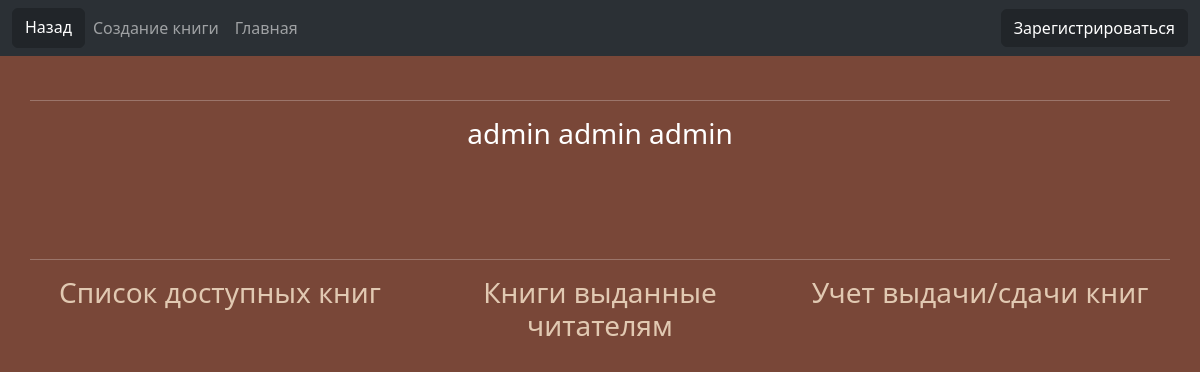
Page /2/ on the committed database.
### index/models.py (models this page shows, shortened)
class Users(models.Model):
    name = models.CharField(max_length=40, verbose_name=u'Имя')
    surname = models.CharField(max_length=40, verbose_name=u'Фамилия')
    patronymic = models.CharField(max_length=40, verbose_name=u'Отчество')

### index/views.py (the view)
# urls.py: path('<int:pk>/', views.user_page, name='user_page'),
def user_page(request, pk):
    user = Users.objects.get(id=pk)
    registration = Register_books.objects.all()
    context = {
        'registration': registration,
        'user': user,
    }
    return render(request, 'user_page.html', context)

### index/templates/user_page.html (shortened to what this page needs)
{% extends "base.html" %}
{% load static %}
{% block content %}
<link rel="stylesheet" href="{% static '/css/base.css' %}">
<div class="container" style="margin-top: 100px;">
    <div class="row">
        <hr>
        <h3 style="text-align:center;">{{ user.surname}}&nbsp;{{ user.name}}&nbsp;{{ user.patronymic}}</h3>
    </div>
</div>
{% if user.name == 'admin' %}
<div class="container" style="margin-top: 100px;">
    <div class="row" style="text-align:center;">
        <hr>
        <div class="col-md-4"><a class="users" href="{% url 'books' user.id %}"><h3>Список доступных книг</h3></a></div>
        <div class="col-md-4"><a class="users" href="{% url 'books_issued' user_id=user.id %}"><h3>Книги выданные
            читателям</h3></a></div>
        <div class="col-md-4"><a class="users" href="{% url 'user_accounting' user_pk=user.id %}"><h3>Учет выдачи/сдачи
            книг</h3></a></div>
    </div>
</div>
{% endif %}
{% endblock %}

### static/css/base.css (style rules this page uses)
body { background: #794738; color: #ffffff; }
.users { text-decoration: none; transition: all .3s; color: #E1C9B2; display: block; }

### rows in the picture
Users: surname "admin", name "admin", patronymic "admin"
